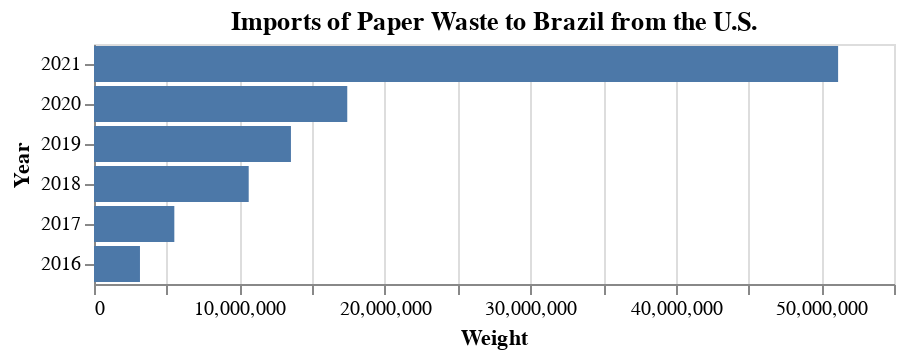

The code cell stored with this chart in its notebook:
### Code cell
alt.Chart(us).mark_bar().encode(
    x='Weight:Q',
    y=alt.Y('Year:N', sort='-x')
).properties(
    title='Imports of Paper Waste to Brazil from the U.S.')

### Figure 1 — Vega-Lite specification as saved in the notebook (floating-point values rounded to 4 significant figures)
{"config": {"view": {"continuousWidth": 400, "continuousHeight": 300}}, "data": {"name": "data-196284148b360d410798dae3b2e2cc6a"}, "mark": "bar", "encoding": {"x": {"type": "quantitative", "field": "Weight"}, "y": {"type": "nominal", "field": "Year", "sort": "-x"}}, "title": "Imports of Paper Waste to Brazil from the U.S.", "$schema": "https://vega.github.io/schema/vega-lite/v4.8.1.json", "datasets": {"data-196284148b360d410798dae3b2e2cc6a": [{"Year": 2021, "Partner": "United States of America", "Weight": 51160000.0}, {"Year": 2020, "Partner": "United States of America", "Weight": 17410000.0}, {"Year": 2019, "Partner": "United States of America", "Weight": 13540000.0}, {"Year": 2018, "Partner": "United States of America", "Weight": 10640000.0}, {"Year": 2017, "Partner": "United States of America", "Weight": 5522000.0}, {"Year": 2016, "Partner": "United States of America", "Weight": 3160000.0}]}}
